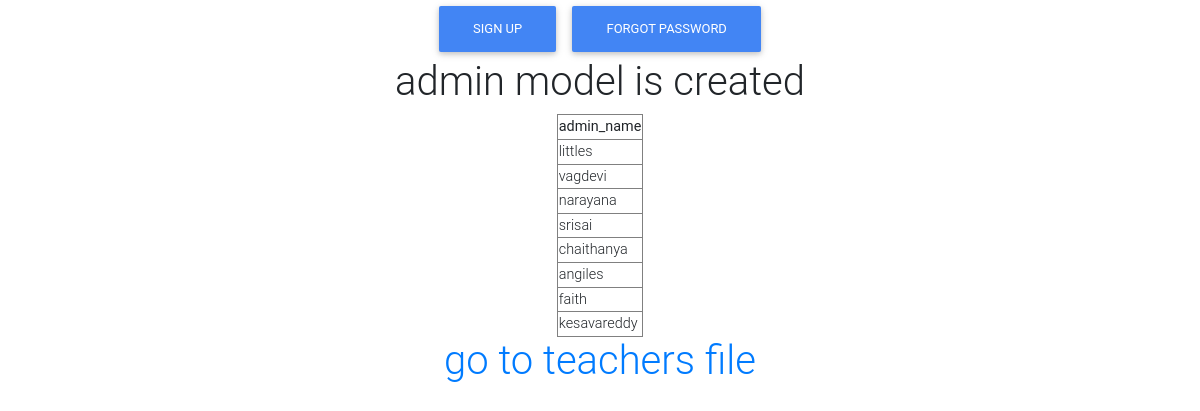
Screenshot of /dis_admin/ with the database file from the repository.
### app/models.py (models this page shows, shortened)
class Admin(models.Model):
    admin_name=models.CharField(max_length=100,primary_key=True)

### app/views.py (the view)
# urls.py: path('dis_admin/',views.dis_admin,name='dis_admin'),
def dis_admin(request):
    admins=Admin.objects.all()
    d={'admins':admins}
    return render(request,'dis_admin.html',context=d)

### templates/dis_admin.html (shortened to what this page needs)
{% load static %}
<!DOCTYPE html>
<html lang="en">
<head>
    <link rel="stylesheet" href="{% static 'css/bootstrap.css' %}">
    <link rel="stylesheet" href="{% static 'css/mdb.css' %}">
</head>
<body>
    <center>
        <button type="button" class="btn btn-primary">sign up</button>
        <button type="button" class="btn btn-primary">forgot password</button>
        <h1>admin model is created</h1>
        {% if admins %}
        <table border='1px'>
            <tr>
                <th>admin_name</th>
            </tr>
            {% for i in admins %}
                <tr><td>{{i.admin_name}}</td></tr>
            {% endfor %}
        </table>
        {% else %}
            <h1>no data found</h1>
        {% endif %}
        <h1><a href="{% url 'dis_teacher' %}">go to teachers file</a></h1>
    </center>
</body>
</html>

### rows the page displays
Admin: admin_name "littles"
Admin: admin_name "vagdevi"
Admin: admin_name "narayana"
Admin: admin_name "srisai"
Admin: admin_name "chaithanya"
Admin: admin_name "angiles"
Admin: admin_name "faith"
Admin: admin_name "kesavareddy"
